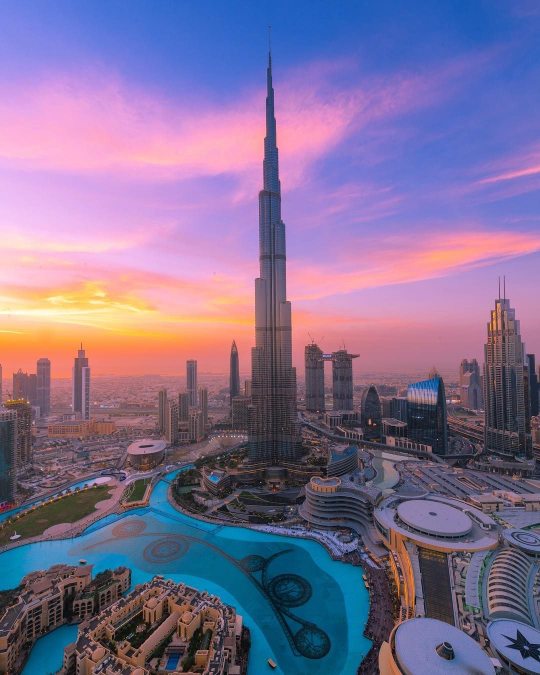
#> input picture burj_khalifa_sunset.jpg, 1080 x 1350 px (shown at 1/2 size)
$ python adv_patch_v2.py
#> lines starting #> are read from the running program, lines starting #| are printed output that depends on the picture; after the words box and inside, x2 and y2 are one past the last pixel; in counts of white or black regions, pixels touching at a corner belong together
"""
©2022 Technology Innovation Institute. All rights reserved.
Author(s): saurabh.pathak@tii.ae
Created: 31 March, 2022

Purpose: Adversarial patch creation based on bounding box
"""
import math

import cv2
import numpy as np
import scipy.ndimage
from PIL import Image


class AdversarialPatch:

    def __init__(self, *, scale, h=640, w=640, patch_file=None):
        if patch_file is not None:
            self._patch_img = np.asarray(Image.open(patch_file).convert('RGB'))
        else:
            self._patch_img = (np.random.rand(h, w, 3) * 255).astype('uint8')
        self.scale = scale
        self._printed = False
        self.mean_rgb = 127.
        self.stddev_rgb = 128.
        # Image.fromarray(self._patch_img).show()
        self._patch_img = self.print_patch()
        # Image.fromarray(self._patch_img).show()
        self.output_size = h, w

    def print_patch(self):
        if self._printed:
            return self._patch_img

        patch = self._patch_img - self.mean_rgb
        patch /= self.stddev_rgb

        patch *= .5

        patch *= self.stddev_rgb
        patch += self.mean_rgb
        self._printed = True
        return np.clip(patch, 0., 255.).astype('uint8')

    def _create(self, img, bbox):
        img_h, img_w, _ = img.shape
        ymin, xmin, ymax, xmax = bbox
        h, w = ymax - ymin, xmax - xmin

        long_side = max(h, w)

        patch_w = int(long_side * self.scale)
        patch_h = patch_w

        diag = min((2. ** .5) * patch_w, img_w)

        orig_y = ymin + h / 2.
        orig_x = xmin + w / 2.

        ymin_patch = max(orig_y - patch_h / 2., 0.)
        xmin_patch = max(orig_x - patch_w / 2., 0.)

        if ymin_patch + diag > img_h:
            ymin_patch = img_h - diag

        if xmin_patch + diag > img_w:
            xmin_patch = img_w - diag

        return list(map(int, (ymin_patch, xmin_patch, patch_h, patch_w, diag)))

    def add_gray(self, image):
        h, w, c = image.shape
        image_scale_y = self.output_size[0] / h
        image_scale_x = self.output_size[1] / w
        image_scale = min(image_scale_x, image_scale_y)
        scaled_height = int(h * image_scale)
        scaled_width = int(w * image_scale)

        scaled_image = cv2.resize(image, [scaled_width, scaled_height])
        output_image = 127 + np.zeros((*self.output_size, c), dtype='uint8')
        output_image[:scaled_height, :scaled_width, :] = scaled_image
        return output_image

    def brightness_match(self, tgt):
        tgt = self.add_gray(tgt)
        tgt = cv2.cvtColor(tgt, cv2.COLOR_RGB2YUV)
        src = cv2.cvtColor(self._patch_img, cv2.COLOR_RGB2YUV)

        source, target = src[:, :, 0], tgt[:, :, 0]
        source_mean = np.mean(source)
        target_mean = np.mean(target)
        res = np.clip(source - source_mean + target_mean, 0., 255.)

        src[:, :, 0] = res.astype('uint8')
        res = cv2.cvtColor(src, cv2.COLOR_YUV2RGB)
        return res

    def random_brightness(self, tgt, delta):
        delta = np.random.uniform(-delta, delta)
        return np.clip(tgt + delta, -1., 1.)

    def random_noise(self, tgt, delta):
        delta = np.random.uniform(low=-delta, high=delta, size=tgt.shape)
        return np.clip(tgt + delta, -1., 1.)

    def resize(self, patch, patch_h, patch_w):
        h, w, _ = patch.shape
        if h > patch_h:
            patch = cv2.resize(patch, (patch_w, patch_h), interpolation=cv2.INTER_AREA)
        elif h < patch_h:
            patch = cv2.resize(patch, (patch_w, patch_h), interpolation=cv2.INTER_CUBIC)
        return patch

    def get_transformed_patch(self, img, patch_h, patch_w):
        patch = self.brightness_match(img)
        patch = self.resize(patch, patch_h, patch_w)
        patch = patch - self.mean_rgb
        patch /= self.stddev_rgb
        patch = self.random_noise(patch, .01)
        # patch = self.random_brightness(patch, .3)
        patch *= self.stddev_rgb
        patch += self.mean_rgb
        # return patch
        return np.clip(patch, None, 255.).astype(int)

    def add_adv_to_img(self, img: np.ndarray, bboxes):
        img = img.copy()
        for bbox in bboxes:
            ymin_patch, xmin_patch, patch_h, patch_w, diag = self._create(img, bbox)
            ymax_patch = ymin_patch + diag
            xmax_patch = xmin_patch + diag
            patch = self.get_transformed_patch(img, patch_h, patch_w)

            patch = scipy.ndimage.rotate(patch, 5, cval=-256)
            patch_h, patch_w, _ = patch.shape
            pads = (diag - patch_h) / 2
            top = left = math.floor(pads)
            bottom = right = math.ceil(pads)
            pads = [[top, bottom], [left, right], [0, 0]]

            patch = np.pad(patch, pads, constant_values=-256)
            patch_bg = img[ymin_patch: ymax_patch, xmin_patch: xmax_patch].copy()
            img_affected = img[ymin_patch: ymax_patch, xmin_patch: xmax_patch] = patch
            img_affected = np.where(img_affected < 0, patch_bg, img_affected)
            img[ymin_patch: ymax_patch, xmin_patch: xmax_patch] = img_affected
        return img.astype('uint8')


def main():
    import matplotlib.pyplot as plt
    from matplotlib import patches
    from PIL import Image

    im = np.asarray(Image.open('burj_khalifa_sunset.jpg'))
#> im is the input picture: shape (1350, 1080, 3); mean R, G, B 127.7, 111.5, 147.6
    adv_patch = AdversarialPatch(scale=.5)
    bbox = ymin, xmin, ymax, xmax = 50, 125, 400, 200
    im = adv_patch.add_adv_to_img(im, [bbox])
#> the loop in add_adv_to_img, `for bbox in bboxes:` made 1 pass
#> (ymin_patch, xmin_patch, diag, ymax_patch, xmax_patch) on pass 1: (137, 75, 247, 384, 322)
#> pass 1, in add_gray, `scaled_image = cv2.resize(image, [scaled_width, scaled_height])`:
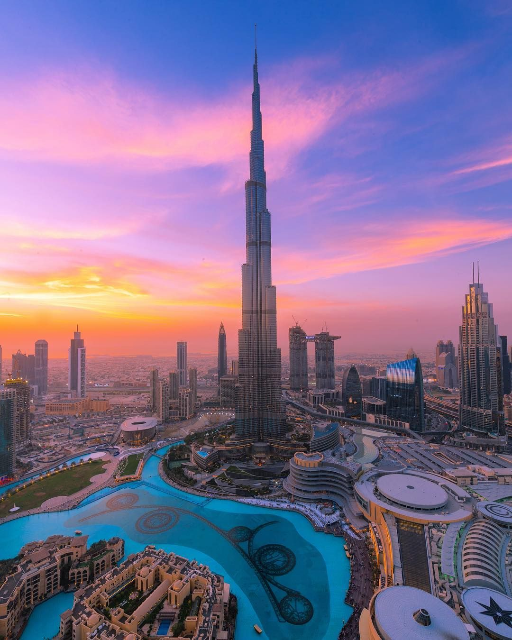
#> scaled_image: shape (640, 512, 3); mean R, G, B 127.6, 111.4, 147.5
#> pass 1, in brightness_match, `tgt = self.add_gray(tgt)`:
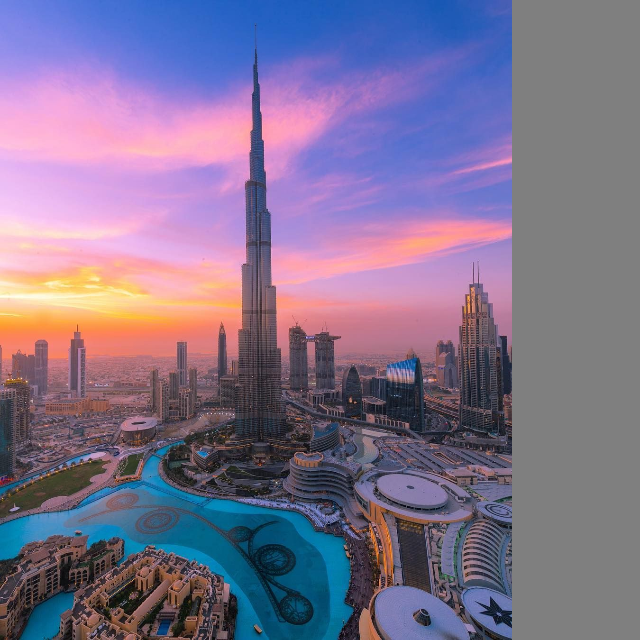
#> tgt: shape (640, 640, 3); mean of channels 0, 1, 2 127.5, 114.5, 143.4; drawn as R, G, B
#> after the loop in add_adv_to_img, `for bbox in bboxes:`:
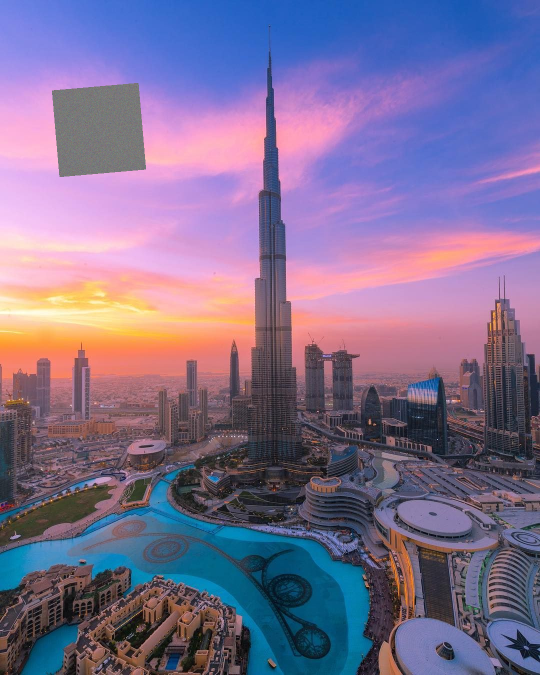
#> img: shape (1350, 1080, 3) (shown at 1/2 size); 2.08% of pixels changed, all inside (x1, y1, x2, y2) = (104, 166, 292, 354)
    plt.imshow(im)
    rect = patches.Rectangle((xmin, ymin), xmax-xmin, ymax-ymin, linewidth=1, edgecolor='r', facecolor='none')
    plt.gca().add_patch(rect)
    plt.show()
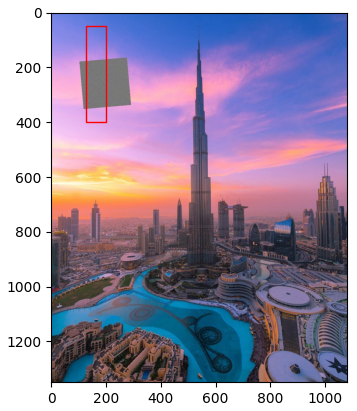
#> figure drawn by matplotlib, 1 panel


if __name__ == '__main__':
    main()

$ run again, with burj_khalifa_day.jpg copied over burj_khalifa_sunset.jpg
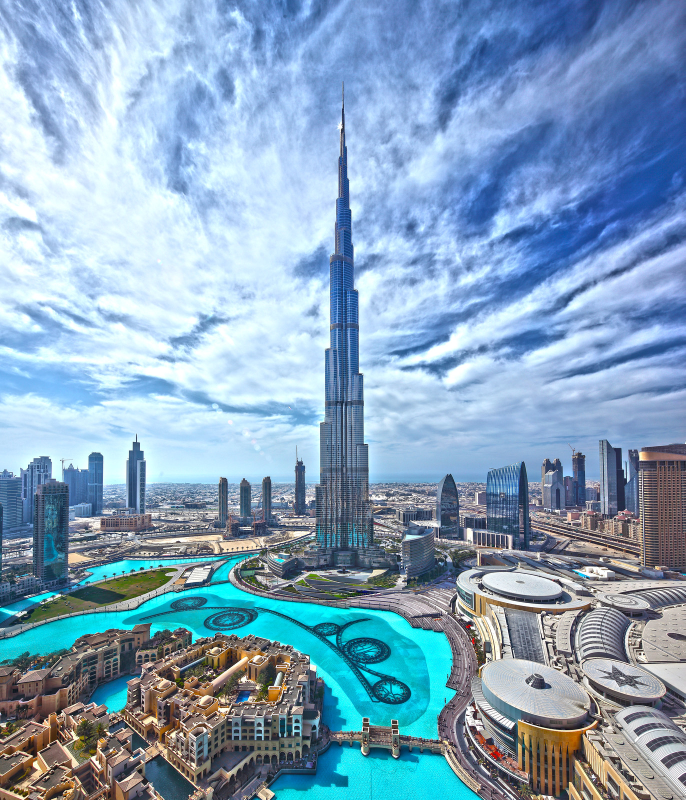
#> input picture burj_khalifa_day.jpg, 1371 x 1600 px (shown at 1/2 size)
#> in main, im is the input picture: shape (1600, 1371, 3); mean R, G, B 132.2, 163.7, 189.7
#> the loop in add_adv_to_img, `for bbox in bboxes:` made 1 pass
#> (ymin_patch, xmin_patch, diag, ymax_patch, xmax_patch) on pass 1: (137, 75, 247, 384, 322)
#> pass 1, in brightness_match, `tgt = self.add_gray(tgt)`:
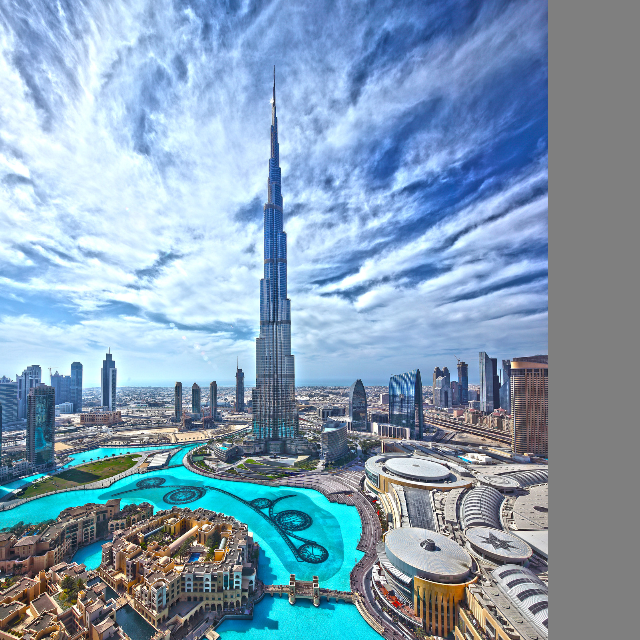
#> tgt: shape (640, 640, 3); mean of channels 0, 1, 2 131.4, 158.4, 180.6; drawn as R, G, B
#> in main, `plt.show()`:
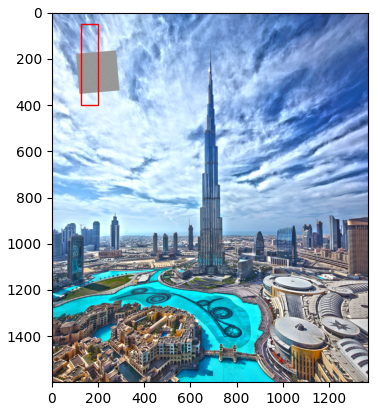
#> figure drawn by matplotlib, 1 panel

$ run again, with cat-g0addf4857_640.jpg copied over burj_khalifa_sunset.jpg
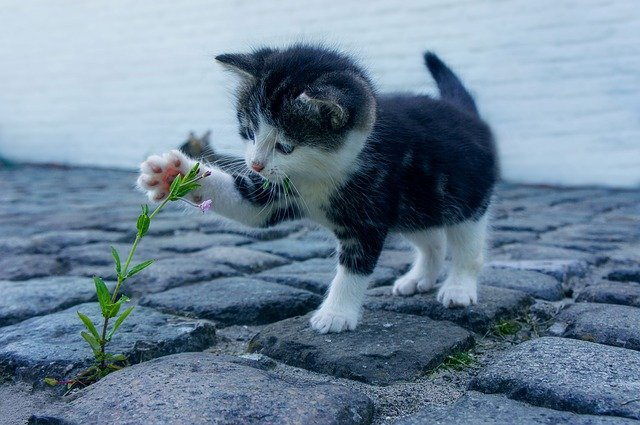
#> input picture cat-g0addf4857_640.jpg, 640 x 425 px
#> in main, im is the input picture: shape (425, 640, 3); mean R, G, B 108.7, 131.4, 151.7
#> the loop in add_adv_to_img, `for bbox in bboxes:` made 1 pass
#> (ymin_patch, xmin_patch, diag, ymax_patch, xmax_patch) on pass 1: (137, 75, 247, 384, 322)
#> pass 1, in brightness_match, `source, target = src[:, :, 0], tgt[:, :, 0]`:
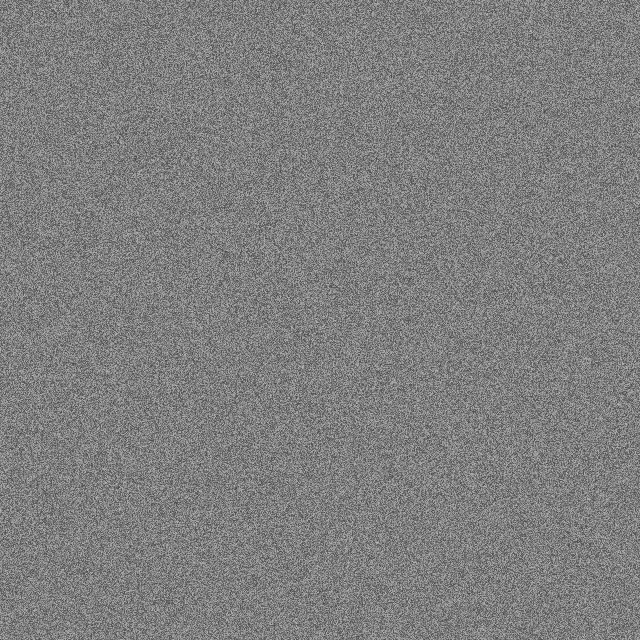
#> source: shape (640, 640); min 64, max 189, mean 126.8
#> in main, `plt.show()`:
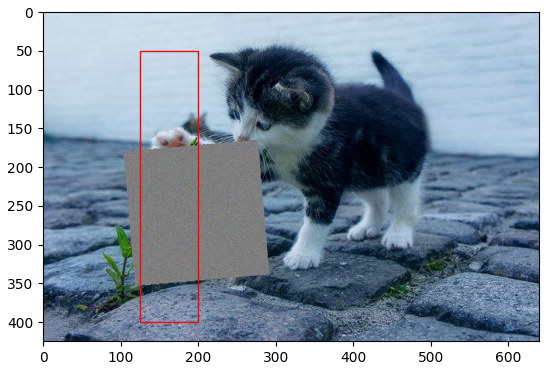
#> figure drawn by matplotlib, 1 panel
